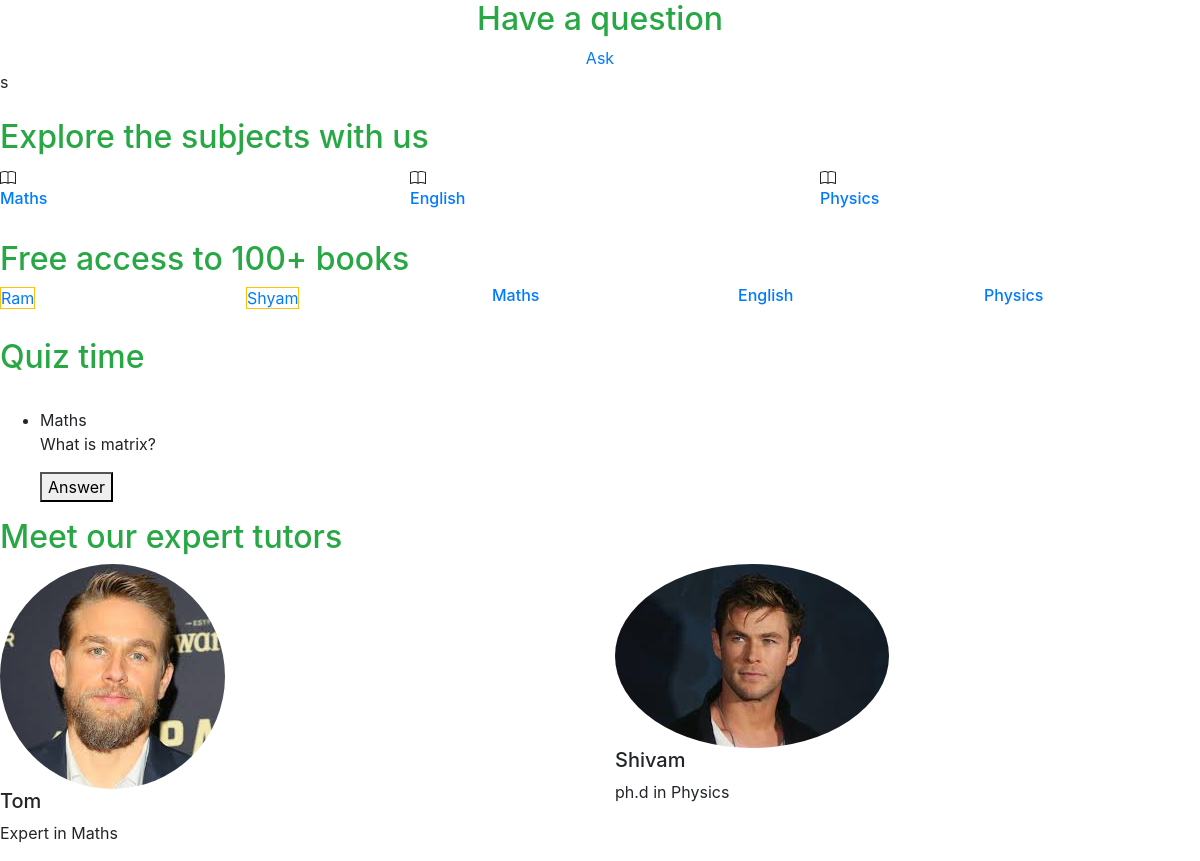
The page / on the database its author committed.
### core/models.py (models this page shows, shortened)
class Subject(models.Model):
	name=models.CharField(max_length=50)
	description=models.CharField(max_length=500,null=True,blank=True)
	def __str__(self):
		return self.name

class Author(models.Model):
	name=models.CharField(max_length=50)
	about=models.CharField(max_length=500,null=True,blank=True)

class Quiz(models.Model):
	name=models.CharField(max_length=50)
	content=models.CharField(max_length=200)
	listing=models.BooleanField(default=False)

class Tutor(models.Model):
	name=models.CharField(max_length=50)
	about=models.CharField(max_length=500,null=True,blank=True)
	profile_pic=models.ImageField(upload_to='images')

### core/views.py (the view)
# urls.py: path('', index,name='index'),
def index(request):
	sub=Subject.objects.all()
	author=Author.objects.all()
	tutor=Tutor.objects.all()[:4]
	quiz=Quiz.objects.filter(listing=True)
	context={'sub':sub,'author':author,'tutor':tutor,'quiz':quiz}
	return render(request,'index.html',context)

### templates/index.html (shortened to what this page needs)
{% load static %}
<!doctype html>
<html lang="en">
  <head>
    <link rel="stylesheet" href="https://cdn.jsdelivr.net/npm/bootstrap@4.5.3/dist/css/bootstrap.min.css">
  </head>
  <body><div>
    <div class="text-center">
  	<h2 class="text-success">Have a question</h2>
  	<a href="{% url 'doubt' %}">Ask</a>
  </div>s
  	</div>
  	<br>
  	<h2 class="text-success">Explore the subjects with us</h2>
    <div class='row'>
    {% for sub in sub %}
    <div class='col'>
	<h6><a href="{% url 'subview' sub.pk %}">{{sub}}</a></h6>
</div>
	{% endfor %}
</div><br>
	<div>
	<h2 class="text-success">Free access to 100+ books</h2>
  <div class='row'>
	{% for author in author %}
      {% for book in author.book_author.all %}
      <div class="col">
      <a href="{% url 'author_view' author.pk %}"><span class="border border-warning">{{author.name}}</span></a>
    </div>
      {% endfor %}
  {% endfor %}
  {% for sub in sub %}
    <div class='col'>
	<h6><a href="{% url 'subview' sub.pk %}">{{sub}}</a></h6>
</div>
	{% endfor %}
  </div>
  </div><br>
  <h2 class="text-success">Quiz time</h2><br>
  {% for quiz in quiz %}
  <ul>
    <li>{{quiz.name}}</li>
    <p>{{quiz.content}}</p>
    <form method='post' action='answer'>{% csrf_token %}
      <button type='submit'>Answer</button>
    </form>
  </ul>
  {% endfor %}
  <h2 class="text-success">Meet our expert tutors</h2>
  <div class='row'>
  {% for tutor in tutor %}
  <div class="col">
        <img src="{{tutor.profile_pic.url}}" alt="..." class="rounded-circle">
        <h5>{{tutor.name}}</h5>
        <p>{{tutor.about}}</p>
   </div>
  {% endfor %}
</div>
  </body>
</html>

### rows shown on the page
Subject: name "Maths"
Subject: name "English"
Subject: name "Physics"
Author: name "Ram"
Author: name "Shyam"
Quiz: name "Maths", content "What is matrix?"
Tutor: profile_pic (picture), name "Tom", about "Expert in Maths"
Tutor: profile_pic (picture), name "Shivam", about "ph.d in Physics"
